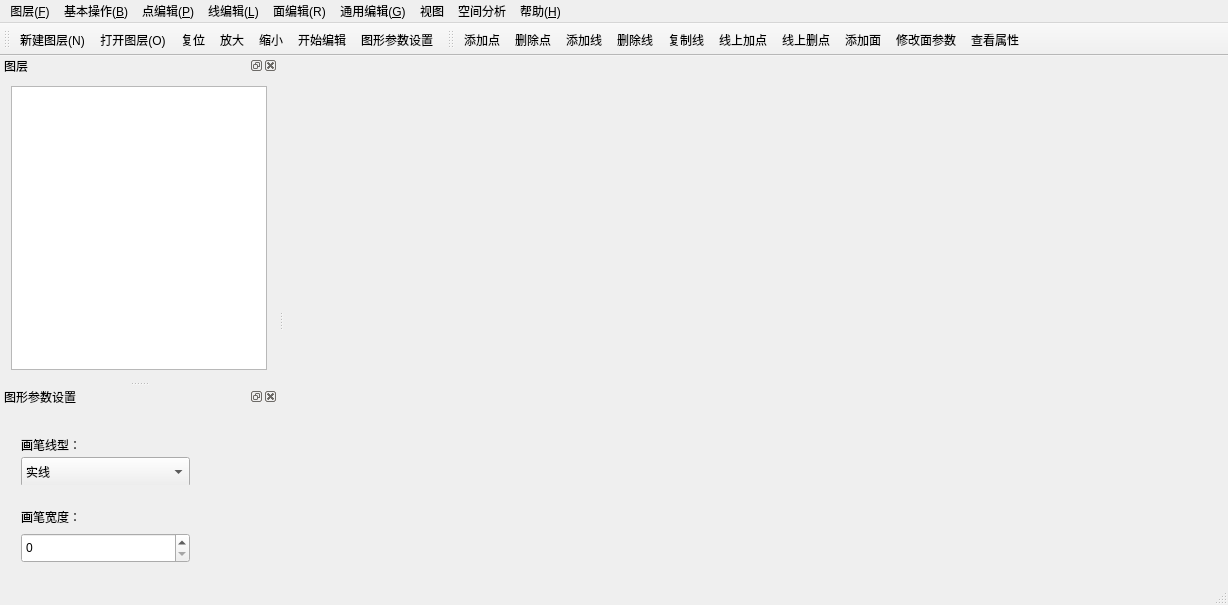
<?xml version="1.0" encoding="UTF-8"?>
<ui version="4.0">
 <class>MainWindow</class>
 <widget class="QMainWindow" name="MainWindow">
  <property name="geometry">
   <rect>
    <x>0</x>
    <y>0</y>
    <width>1228</width>
    <height>605</height>
   </rect>
  </property>
  <property name="windowTitle">
   <string>乙方可视化编辑</string>
  </property>
  <property name="styleSheet">
   <string notr="true">font: 75 10pt &quot;宋体&quot;;
font: 75 10pt &quot;Arial&quot;;</string>
  </property>
  <property name="iconSize">
   <size>
    <width>25</width>
    <height>25</height>
   </size>
  </property>
  <widget class="QWidget" name="centralWidget"/>
  <widget class="QMenuBar" name="menu_Layer">
   <property name="geometry">
    <rect>
     <x>0</x>
     <y>0</y>
     <width>1228</width>
     <height>22</height>
    </rect>
   </property>
   <widget class="QMenu" name="menu_File">
    <property name="title">
     <string>图层(&amp;F)</string>
    </property>
    <addaction name="action_New"/>
    <addaction name="action_Open"/>
    <addaction name="action_DeleLayer"/>
    <addaction name="action_showAttr"/>
    <addaction name="action_Con"/>
   </widget>
   <widget class="QMenu" name="menu_Point">
    <property name="title">
     <string>点编辑(&amp;P)</string>
    </property>
    <addaction name="action_AddPoint"/>
    <addaction name="action_DelePoint"/>
    <addaction name="action_MovePoint"/>
    <addaction name="CopyPoint"/>
    <addaction name="action_ModPoint"/>
   </widget>
   <widget class="QMenu" name="menu_Line">
    <property name="title">
     <string>线编辑(&amp;L)</string>
    </property>
    <addaction name="action_AddLine"/>
    <addaction name="action_DeleLine"/>
    <addaction name="action_MoveLine"/>
    <addaction name="CopyLine"/>
    <addaction name="action_PointFromLine"/>
    <addaction name="EditType"/>
    <addaction name="PntDelFromLine"/>
    <addaction name="action_ModLine"/>
   </widget>
   <widget class="QMenu" name="menu_Poly">
    <property name="title">
     <string>面编辑(R)</string>
    </property>
    <addaction name="action_AddPoly"/>
    <addaction name="action_DelePoly"/>
    <addaction name="action_MovePoly"/>
    <addaction name="action_ModPoly"/>
    <addaction name="CopyPolygon"/>
    <addaction name="Edit_Polygon"/>
    <addaction name="PntAddToLine_Polygon"/>
    <addaction name="PntDelFromLine_Polygon"/>
   </widget>
   <widget class="QMenu" name="menu_General">
    <property name="title">
     <string>通用编辑(&amp;G)</string>
    </property>
    <addaction name="action_Delete"/>
    <addaction name="Select"/>
   </widget>
   <widget class="QMenu" name="menu_Basic">
    <property name="title">
     <string>基本操作(&amp;B)</string>
    </property>
    <addaction name="action_Enlarge"/>
    <addaction name="action_Narrow"/>
    <addaction name="action_Resize"/>
    <addaction name="action_StartEdit"/>
    <addaction name="action_SaveEdit"/>
    <addaction name="action_StopEdit"/>
    <addaction name="action_Property"/>
   </widget>
   <widget class="QMenu" name="menu_Help">
    <property name="title">
     <string>帮助(&amp;H)</string>
    </property>
   </widget>
   <widget class="QMenu" name="menu_View">
    <property name="title">
     <string>视图</string>
    </property>
    <addaction name="action_Layers"/>
    <addaction name="action_properties"/>
   </widget>
   <widget class="QMenu" name="menu">
    <property name="title">
     <string>空间分析</string>
    </property>
    <addaction name="action"/>
    <addaction name="action_2"/>
    <addaction name="action_3"/>
   </widget>
   <addaction name="menu_File"/>
   <addaction name="menu_Basic"/>
   <addaction name="menu_Point"/>
   <addaction name="menu_Line"/>
   <addaction name="menu_Poly"/>
   <addaction name="menu_General"/>
   <addaction name="menu_View"/>
   <addaction name="menu"/>
   <addaction name="menu_Help"/>
  </widget>
  <widget class="QToolBar" name="mainToolBar">
   <property name="iconSize">
    <size>
     <width>25</width>
     <height>25</height>
    </size>
   </property>
   <attribute name="toolBarArea">
    <enum>TopToolBarArea</enum>
   </attribute>
   <attribute name="toolBarBreak">
    <bool>false</bool>
   </attribute>
   <addaction name="action_New"/>
   <addaction name="action_Open"/>
   <addaction name="action_Resize"/>
   <addaction name="action_Enlarge"/>
   <addaction name="action_Narrow"/>
   <addaction name="action_StartEdit"/>
   <addaction name="action_Property"/>
  </widget>
  <widget class="QStatusBar" name="statusBar"/>
  <widget class="QDockWidget" name="dockWidget_Layer">
   <property name="minimumSize">
    <size>
     <width>109</width>
     <height>162</height>
    </size>
   </property>
   <property name="windowTitle">
    <string>图层</string>
   </property>
   <attribute name="dockWidgetArea">
    <number>1</number>
   </attribute>
   <widget class="QWidget" name="dockWidgetContents_3">
    <layout class="QVBoxLayout" name="verticalLayout">
     <item>
      <widget class="QTreeWidget" name="listLayer">
       <property name="lineWidth">
        <number>3</number>
       </property>
       <property name="columnCount">
        <number>0</number>
       </property>
      </widget>
     </item>
    </layout>
   </widget>
  </widget>
  <widget class="QDockWidget" name="dockWidget_Param">
   <property name="minimumSize">
    <size>
     <width>100</width>
     <height>140</height>
    </size>
   </property>
   <property name="windowTitle">
    <string>图形参数设置</string>
   </property>
   <attribute name="dockWidgetArea">
    <number>1</number>
   </attribute>
   <widget class="QWidget" name="dockWidgetContents_2">
    <widget class="QWidget" name="formLayoutWidget_2">
     <property name="geometry">
      <rect>
       <x>10</x>
       <y>18</y>
       <width>191</width>
       <height>61</height>
      </rect>
     </property>
     <layout class="QFormLayout" name="formLayout_2">
      <item row="1" column="0" colspan="2">
       <widget class="QComboBox" name="comboBox_LineType">
        <property name="minimumSize">
         <size>
          <width>0</width>
          <height>30</height>
         </size>
        </property>
        <item>
         <property name="text">
          <string>实线</string>
         </property>
        </item>
        <item>
         <property name="text">
          <string>虚线</string>
         </property>
        </item>
       </widget>
      </item>
      <item row="0" column="0" colspan="2">
       <widget class="QLabel" name="label">
        <property name="minimumSize">
         <size>
          <width>0</width>
          <height>20</height>
         </size>
        </property>
        <property name="text">
         <string>画笔线型：</string>
        </property>
       </widget>
      </item>
     </layout>
    </widget>
    <widget class="QWidget" name="formLayoutWidget_3">
     <property name="geometry">
      <rect>
       <x>10</x>
       <y>90</y>
       <width>191</width>
       <height>71</height>
      </rect>
     </property>
     <layout class="QFormLayout" name="formLayout_3">
      <item row="1" column="0" colspan="2">
       <widget class="QSpinBox" name="spinBox_LineWeight">
        <property name="minimumSize">
         <size>
          <width>0</width>
          <height>30</height>
         </size>
        </property>
       </widget>
      </item>
      <item row="0" column="0" colspan="2">
       <widget class="QLabel" name="label_2">
        <property name="minimumSize">
         <size>
          <width>0</width>
          <height>20</height>
         </size>
        </property>
        <property name="text">
         <string>画笔宽度：</string>
        </property>
       </widget>
      </item>
     </layout>
    </widget>
    <widget class="QWidget" name="formLayoutWidget">
     <property name="geometry">
      <rect>
       <x>30</x>
       <y>170</y>
       <width>141</width>
       <height>110</height>
      </rect>
     </property>
     <layout class="QFormLayout" name="formLayout">
      <item row="2" column="0">
       <layout class="QGridLayout" name="gridLayout">
        <item row="1" column="0">
         <widget class="QTextBrowser" name="textBrowser_pen">
          <property name="minimumSize">
           <size>
            <width>0</width>
            <height>0</height>
           </size>
          </property>
          <property name="maximumSize">
           <size>
            <width>30</width>
            <height>30</height>
           </size>
          </property>
          <property name="autoFillBackground">
           <bool>false</bool>
          </property>
          <property name="html">
           <string>&lt;!DOCTYPE HTML PUBLIC &quot;-//W3C//DTD HTML 4.0//EN&quot; &quot;http://www.w3.org/TR/REC-html40/strict.dtd&quot;&gt;
&lt;html&gt;&lt;head&gt;&lt;meta name=&quot;qrichtext&quot; content=&quot;1&quot; /&gt;&lt;style type=&quot;text/css&quot;&gt;
p, li { white-space: pre-wrap; }
&lt;/style&gt;&lt;/head&gt;&lt;body style=&quot; font-family:'Arial'; font-size:10pt; font-weight:72; font-style:normal;&quot;&gt;
&lt;p style=&quot;-qt-paragraph-type:empty; margin-top:12px; margin-bottom:12px; margin-left:0px; margin-right:0px; -qt-block-indent:0; text-indent:0px;&quot;&gt;&lt;br /&gt;&lt;/p&gt;&lt;/body&gt;&lt;/html&gt;</string>
          </property>
         </widget>
        </item>
        <item row="1" column="1">
         <widget class="QToolButton" name="color_pen">
          <property name="text">
           <string>...</string>
          </property>
         </widget>
        </item>
       </layout>
      </item>
      <item row="1" column="0">
       <widget class="QLabel" name="label_3">
        <property name="minimumSize">
         <size>
          <width>0</width>
          <height>30</height>
         </size>
        </property>
        <property name="text">
         <string>画笔颜色：</string>
        </property>
       </widget>
      </item>
     </layout>
    </widget>
    <widget class="QWidget" name="formLayoutWidget_4">
     <property name="geometry">
      <rect>
       <x>30</x>
       <y>280</y>
       <width>141</width>
       <height>80</height>
      </rect>
     </property>
     <layout class="QFormLayout" name="formLayout_4">
      <item row="0" column="0">
       <widget class="QLabel" name="label_4">
        <property name="minimumSize">
         <size>
          <width>0</width>
          <height>30</height>
         </size>
        </property>
        <property name="text">
         <string>填充颜色：</string>
        </property>
       </widget>
      </item>
      <item row="1" column="0">
       <layout class="QGridLayout" name="gridLayout_2">
        <item row="0" column="0">
         <widget class="QTextBrowser" name="textBrowser_fill">
          <property name="maximumSize">
           <size>
            <width>30</width>
            <height>30</height>
           </size>
          </property>
         </widget>
        </item>
        <item row="0" column="1">
         <widget class="QPushButton" name="pushButton_tianchong">
          <property name="maximumSize">
           <size>
            <width>100</width>
            <height>50</height>
           </size>
          </property>
          <property name="text">
           <string>颜色库</string>
          </property>
         </widget>
        </item>
       </layout>
      </item>
     </layout>
    </widget>
   </widget>
  </widget>
  <widget class="QToolBar" name="toolBar">
   <property name="windowTitle">
    <string>toolBar</string>
   </property>
   <attribute name="toolBarArea">
    <enum>TopToolBarArea</enum>
   </attribute>
   <attribute name="toolBarBreak">
    <bool>false</bool>
   </attribute>
   <addaction name="action_AddPoint"/>
   <addaction name="action_DelePoint"/>
   <addaction name="action_AddLine"/>
   <addaction name="action_DeleLine"/>
   <addaction name="CopyLine"/>
   <addaction name="action_PointFromLine"/>
   <addaction name="action_4"/>
   <addaction name="action_AddPoly"/>
   <addaction name="action_ModPoly"/>
   <addaction name="action_showAttr"/>
  </widget>
  <action name="action_New">
   <property name="icon">
    <iconset>
     <normalon>../picture/IDB_NEW_DOCUMENT.bmp</normalon>
    </iconset>
   </property>
   <property name="text">
    <string>新建图层(&amp;N)</string>
   </property>
   <property name="shortcut">
    <string>Ctrl+N</string>
   </property>
  </action>
  <action name="action_Open">
   <property name="icon">
    <iconset>
     <normaloff>../picture/IDB_OPEN_DOCUMENT.bmp</normaloff>
     <normalon>../picture/IDB_OPEN_DOCUMENT.bmp</normalon>../picture/IDB_OPEN_DOCUMENT.bmp</iconset>
   </property>
   <property name="text">
    <string>打开图层(&amp;O)</string>
   </property>
   <property name="shortcut">
    <string>Ctrl+O</string>
   </property>
  </action>
  <action name="action_Save As">
   <property name="text">
    <string>另存为</string>
   </property>
  </action>
  <action name="action_Con">
   <property name="icon">
    <iconset>
     <normalon>../picture/lianjie.png</normalon>
    </iconset>
   </property>
   <property name="text">
    <string>连接</string>
   </property>
  </action>
  <action name="action_AddPoint">
   <property name="icon">
    <iconset>
     <normalon>../picture/IDB_EDIT_CTRLPNT.bmp</normalon>
    </iconset>
   </property>
   <property name="text">
    <string>添加点</string>
   </property>
  </action>
  <action name="action_MovePoint">
   <property name="text">
    <string>移动点</string>
   </property>
  </action>
  <action name="action_DelePoint">
   <property name="icon">
    <iconset>
     <normalon>../picture/ID_EDIT_PNT_DEL.bmp</normalon>
    </iconset>
   </property>
   <property name="text">
    <string>删除点</string>
   </property>
  </action>
  <action name="action_ModPoint">
   <property name="icon">
    <iconset>
     <normalon>../picture/ID_EDIT_PNT_GRAPHE.bmp</normalon>
    </iconset>
   </property>
   <property name="text">
    <string>修改点参数</string>
   </property>
  </action>
  <action name="action_AddLine">
   <property name="icon">
    <iconset>
     <normalon>../picture/ID_EditTool_InputLine.bmp</normalon>
    </iconset>
   </property>
   <property name="text">
    <string>添加线</string>
   </property>
  </action>
  <action name="action_DeleLine">
   <property name="icon">
    <iconset>
     <normalon>../picture/ID_BUTTON_EDIT_DELETE.bmp</normalon>
    </iconset>
   </property>
   <property name="text">
    <string>删除线</string>
   </property>
  </action>
  <action name="CopyLine">
   <property name="icon">
    <iconset>
     <normalon>../picture/ID_BUTTON_CUTLIN.bmp</normalon>
    </iconset>
   </property>
   <property name="text">
    <string>复制线</string>
   </property>
   <property name="toolTip">
    <string>复制线</string>
   </property>
  </action>
  <action name="action_LjLine">
   <property name="icon">
    <iconset>
     <normalon>../picture/ID_SELECT_LIN.bmp</normalon>
    </iconset>
   </property>
   <property name="text">
    <string>连接线 </string>
   </property>
  </action>
  <action name="action_ModLine">
   <property name="icon">
    <iconset>
     <normalon>../picture/ID_EditTool_AttributeModify修改参数.bmp</normalon>
    </iconset>
   </property>
   <property name="text">
    <string>修改线参数</string>
   </property>
  </action>
  <action name="action_PointFromLine">
   <property name="icon">
    <iconset>
     <normalon>../picture/NewShape.ico</normalon>
    </iconset>
   </property>
   <property name="text">
    <string>线上加点</string>
   </property>
  </action>
  <action name="action_4">
   <property name="icon">
    <iconset>
     <normalon>../picture/ID_BUTTON_DELETEPNT.bmp</normalon>
    </iconset>
   </property>
   <property name="text">
    <string>线上删点</string>
   </property>
  </action>
  <action name="action_AddPoly">
   <property name="icon">
    <iconset>
     <normalon>../picture/ID_EditTool_InputPoint.bmp</normalon>
    </iconset>
   </property>
   <property name="text">
    <string>添加面 </string>
   </property>
  </action>
  <action name="action_MovePoly">
   <property name="text">
    <string>移动面</string>
   </property>
  </action>
  <action name="action_ModPoly">
   <property name="icon">
    <iconset>
     <normalon>../picture/ID_EditTool_InputRegion.bmp</normalon>
    </iconset>
   </property>
   <property name="text">
    <string>修改面参数</string>
   </property>
  </action>
  <action name="action_11">
   <property name="icon">
    <iconset>
     <normalon>../picture/clear.png</normalon>
    </iconset>
   </property>
   <property name="text">
    <string>拉框选择</string>
   </property>
  </action>
  <action name="action_13">
   <property name="text">
    <string>圆选择</string>
   </property>
  </action>
  <action name="action_14">
   <property name="text">
    <string>多边形选择</string>
   </property>
  </action>
  <action name="action_15">
   <property name="text">
    <string>按属性选择</string>
   </property>
  </action>
  <action name="action_Delete">
   <property name="text">
    <string>删除图元</string>
   </property>
  </action>
  <action name="action_Enlarge">
   <property name="icon">
    <iconset>
     <normalon>../picture/IDB_ZOOM_IN.bmp</normalon>
    </iconset>
   </property>
   <property name="text">
    <string>放大</string>
   </property>
  </action>
  <action name="action_Narrow">
   <property name="icon">
    <iconset>
     <normalon>../picture/IDB_ZOOM_OUT.bmp</normalon>
    </iconset>
   </property>
   <property name="text">
    <string>缩小</string>
   </property>
  </action>
  <action name="action_Resize">
   <property name="icon">
    <iconset>
     <normalon>../picture/fullExtent.png</normalon>
    </iconset>
   </property>
   <property name="text">
    <string>复位</string>
   </property>
  </action>
  <action name="action_StartEdit">
   <property name="icon">
    <iconset>
     <normalon>../picture/ID_EditTool_ExtractFeature.bmp</normalon>
    </iconset>
   </property>
   <property name="text">
    <string>开始编辑</string>
   </property>
  </action>
  <action name="action_Property">
   <property name="icon">
    <iconset>
     <normalon>../picture/IDB_SET_CTRLPNT_PARAM.bmp</normalon>
    </iconset>
   </property>
   <property name="text">
    <string>图形参数设置</string>
   </property>
  </action>
  <action name="action_18">
   <property name="text">
    <string>删除线</string>
   </property>
  </action>
  <action name="action_DelePoly">
   <property name="text">
    <string>删除面</string>
   </property>
  </action>
  <action name="action_MoveLine">
   <property name="text">
    <string>移动线</string>
   </property>
  </action>
  <action name="action_StopEdit">
   <property name="icon">
    <iconset>
     <normalon>../picture/delete.png</normalon>
    </iconset>
   </property>
   <property name="text">
    <string>结束编辑</string>
   </property>
  </action>
  <action name="action_SaveEdit">
   <property name="icon">
    <iconset>
     <normalon>../picture/IDB_SAVE_DOCUMENT.bmp</normalon>
    </iconset>
   </property>
   <property name="text">
    <string>保存编辑</string>
   </property>
  </action>
  <action name="Select">
   <property name="text">
    <string>选择图元</string>
   </property>
  </action>
  <action name="CopyPoint">
   <property name="text">
    <string>复制点</string>
   </property>
  </action>
  <action name="EditType">
   <property name="text">
    <string>线上移点</string>
   </property>
  </action>
  <action name="PntDelFromLine">
   <property name="text">
    <string>线上删点</string>
   </property>
  </action>
  <action name="CopyPolygon">
   <property name="text">
    <string>复制面</string>
   </property>
  </action>
  <action name="Edit_Polygon">
   <property name="text">
    <string>线上移点</string>
   </property>
  </action>
  <action name="PntAddToLine_Polygon">
   <property name="text">
    <string>线上加点</string>
   </property>
  </action>
  <action name="PntDelFromLine_Polygon">
   <property name="text">
    <string>线上删点</string>
   </property>
  </action>
  <action name="action_DeleLayer">
   <property name="text">
    <string>删除图层</string>
   </property>
  </action>
  <action name="action_showAttr">
   <property name="icon">
    <iconset>
     <normalon>../picture/ID_BUTTON_MODIFYFEATATR.bmp</normalon>
    </iconset>
   </property>
   <property name="text">
    <string>查看属性</string>
   </property>
  </action>
  <action name="action_Layers">
   <property name="text">
    <string>图层</string>
   </property>
  </action>
  <action name="action_properties">
   <property name="text">
    <string>参数设置</string>
   </property>
  </action>
  <action name="action">
   <property name="text">
    <string>图元求交</string>
   </property>
  </action>
  <action name="action_2">
   <property name="text">
    <string>图元求并</string>
   </property>
  </action>
  <action name="action_3">
   <property name="text">
    <string>图元求差</string>
   </property>
  </action>
 </widget>
 <layoutdefault spacing="6" margin="11"/>
 <resources/>
 <connections/>
</ui>
